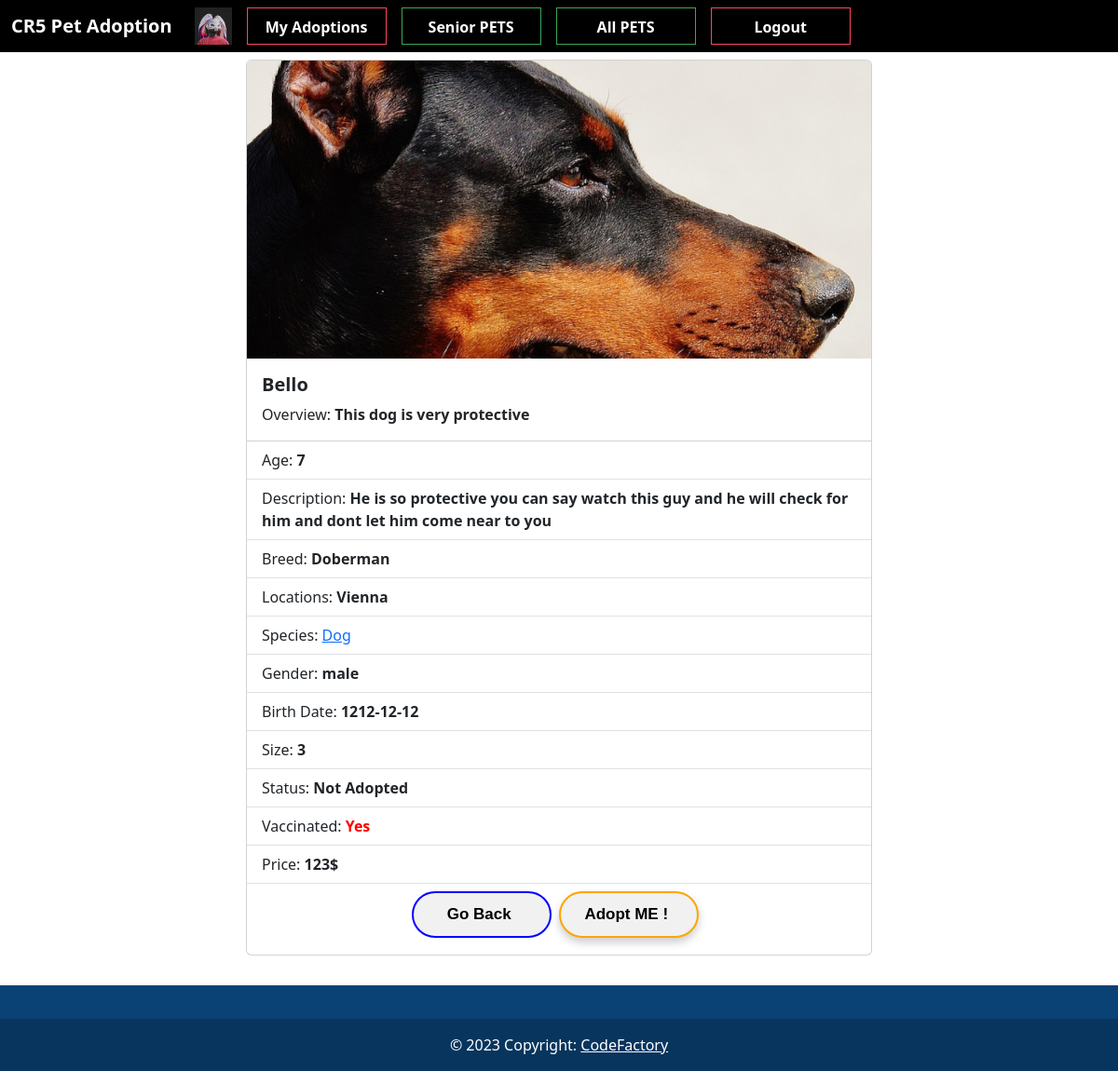
Page /adopt.php?id=114 (signed in) on the committed database.
### tables this page shows
CREATE TABLE `users` (
  `id` int(11) NOT NULL,
  `first_name` varchar(255) NOT NULL,
  `last_name` varchar(255) NOT NULL,
  `phone` int(255) NOT NULL,
  `adresse` varchar(255) NOT NULL,
  `password` varchar(255) NOT NULL,
  `date_of_birth` date NOT NULL,
  `email` varchar(255) NOT NULL,
  `picture` varchar(255) DEFAULT NULL,
  `status` varchar(4) NOT NULL DEFAULT 'user'
);

CREATE TABLE `animal` (
  `id` int(11) NOT NULL,
  `petname` varchar(200) NOT NULL,
  `picture` varchar(200) NOT NULL,
  `age` int(20) NOT NULL,
  `big_description` varchar(400) NOT NULL,
  `short_description` varchar(200) NOT NULL,
  `breed` varchar(255) NOT NULL,
  `locations` varchar(200) NOT NULL,
  `weights` varchar(200) NOT NULL,
  `species` varchar(200) NOT NULL,
  `gender` varchar(200) NOT NULL,
  `price` int(20) NOT NULL,
  `birth_date` date NOT NULL,
  `status` tinyint(1) NOT NULL,
  `vacc` tinyint(1) NOT NULL,
  `fk_sizeId` int(11) DEFAULT NULL
);

### adopt.php (the view, shortened to what this page needs)
<?php
require_once 'db_connect.php';
$sqlUser = "SELECT * FROM users WHERE id = {$_SESSION["user"]}";
$resultUser = mysqli_query($connect, $sqlUser);
$rowUser = mysqli_fetch_assoc($resultUser);
if ($_GET['id']) {
  $id = $_GET['id'];
  $sql = "SELECT * FROM animal WHERE id = {$id} and status = '0'";
  $result = mysqli_query($connect, $sql);
  $layoutAdopt = "";
  if ((mysqli_num_rows($result) == 1)) {
    $row = mysqli_fetch_assoc($result);
    $petname = $row['petname'];
    $image = $row['picture'];
    $short_description = $row['short_description'];
    $big_description = $row['big_description'];
    $breed = $row['breed'];
    $locations = $row['locations'];
    $species = $row['species'];
    $age = $row['age'];
    $gender = $row['gender'];
    $birth_date = $row['birth_date'];
    $price = $row['price'];
    $size = $row['fk_sizeId'];
    $statusLabel = ($row["status"] == 0) ? "Not Adopted" : "<span style='color: red;'>Adopted</span>";
    $vacc = ($row["vacc"] == 0) ? "No" : "<span style='color: red;'>Yes</span>";
    $layoutAdopt = "
    <div class='container d-flex justify-content-center'><div class='card my-2 mx-2' style='width: 42rem;'>
    <img src='../pictures/$image' class='card-img-top cover' style='object-fit: cover; height: 20rem;' alt='img'>
  <div class='card-body'>
    <h5 class='card-title'><b>$petname</b></h5>
    <p class='card-text'>Overview: <b>$short_description</b></p>
  </div>
  <ul class='list-group list-group-flush'>
    <li class='list-group-item'>Age: <b>$age</b></li>
    <li class='list-group-item'>Description: <b>$big_description</b></li>
    <li class='list-group-item'>Breed: <b>$breed</b></li>
    <li class='list-group-item'>Locations: <b>$locations</b> </li>
    <li class='list-group-item'>
    Species: <a href='species_user.php?species=$species'>$species</a>
    <li class='list-group-item'>Gender: <b>$gender</b></li>
    <li class='list-group-item'>Birth Date: <b>$birth_date</b></li>
    <li class='list-group-item'>Size: <b>$size</b></li>
    <li class='list-group-item'>Status: <b>$statusLabel</b></li>
    <li class='list-group-item'>Vaccinated: <b>$vacc</b></li>
    <li class='list-group-item'>Price: <b>$price$</b></li>
<div class='but'>
    <a href='home.php' class='button3 my-2' style='border: solid blue 2px;'>Go Back</a>
     <form method='post'>
  <input type='hidden' name='id' value='" . $id . "' />
  <input type='hidden' name='picture' value='" . $image . "' />
  <button class='button3 my-2 mx-2' style='border: solid orange 2px; type='submit'>Adopt ME !</button>
  </ul>
</div>
</div>";
  }
}
?>
<!DOCTYPE html>
<html lang="en">
<head>
  <link href="https://cdn.jsdelivr.net/npm/bootstrap@5.3.0/dist/css/bootstrap.min.css" rel="stylesheet">
  <link rel="stylesheet" href="css/style.css">
</head>
<body>
  <nav class="navbar navbar-expand-lg bg-black ">
    <div class="container-fluid">
      <a class="navbar-brand text-white" href="home.php"><b>CR5 Pet Adoption</b></a>
      <img src="pictures/<?= $rowUser["picture"] ?>" alt="user pic" width="40" height="40" class="mx-2">
      <div class="collapse navbar-collapse" id="navbarNav">
        <ul class="navbar-nav">
          <li class="nav-item mx-2">
            <a class="nav-link text-white btn3" href="myadopt.php">My Adoptions</a>
          </li>
          <li class="nav-item mx-2">
            <a class="nav-link text-white btn4" href="senior.php">Senior PETS</a>
          </li>
          <li class="nav-item mx-2">
            <a class="nav-link text-white btn4" href="home.php">All PETS</a>
          </li>
          <li class="nav-item">
            <a class="nav-link text-white btn3 mx-2" href="logout.php?logout">Logout</a>
          </li>
        </ul>
      </div>
    </div>
  </nav>
  <?= $layoutAdopt ?>
  <section class="mt-4">
    <footer class="text-center text-white" style="background-color: #0a4275;">
      <div class="container p-1 pb-0">
        <section class="">
        </section>
      </div>
      <div class="text-center p-3" style="background-color: rgba(0, 0, 0, 0.2);">
        © 2023 Copyright:
        <a class="text-white" href="index.php">CodeFactory</a>
      </div>
    </footer>
  </section>
</body>
</html>

### css/style.css (style rules this page uses)
.navbar { color: white; font-weight: 600; transition: 0.3s ease; }
.but { display: flex; justify-content: center; margin-bottom: 10px; }
.btn3 { text-align: center; width: 150px; height: 40px; font-size: 16px; font-weight: 700; text-shadow: 2px 2px 4px #000000; color: white; border: 1px solid rgb(252, 70, 100); cursor: pointer; position: relative; background-color: transparent; text-decoration: none; overflow: hidden; z-index: 1; }
.btn3::before { content: ""; position: absolute; right: 0; top: 0; width: 100%; height: 100%; background-color: rgb(252, 70, 100); transform: translateX(-100%); transition: all .3s; z-index: -1; }
.btn4 { text-align: center; width: 150px; height: 40px; font-size: 16px; font-weight: 700; color: white; border: 1px solid #3aa856; cursor: pointer; text-shadow: 2px 2px 4px #000000; position: relative; background-color: transparent; text-decoration: none; overflow: hidden; z-index: 1; }
.btn4::before { content: ""; position: absolute; right: 0; top: 0; width: 100%; height: 100%; background-color: #3aa856; transform: translateX(-100%); transition: all .3s; z-index: -1; }
button { font-family: inherit; font-size: 18px; color: white; padding: 0.8em 1.2em; align-items: center; justify-content: center; border: none; border-radius: 25px; box-shadow: 0px 5px 10px rgba(0, 0, 0, 0.2); transition: all 0.3s; }
.button3 { text-decoration: none; font-weight: 700; color: black; text-align: center; font-family: sans-serif; font-size: 17px; background: rgb(241, 241, 241); width: 150px; align-items: center; padding: 10px; border-radius: 25px; transition-duration: 0.2s; }
.button3:before { content: "»"; opacity: 0; margin-left: -15px; transition-duration: 0.2s; }

### rows in the picture
users: picture (picture)
animal: picture (picture), petname "Bello", short_description "This dog is very protective", age "7", big_description "He is so protective you can say watch this guy and he will check for him and dont let him come near to you", breed "Doberman", locations "Vienna", species "Dog", gender "male", birth_date "1212-12-12", fk_sizeId "3", price "123"
